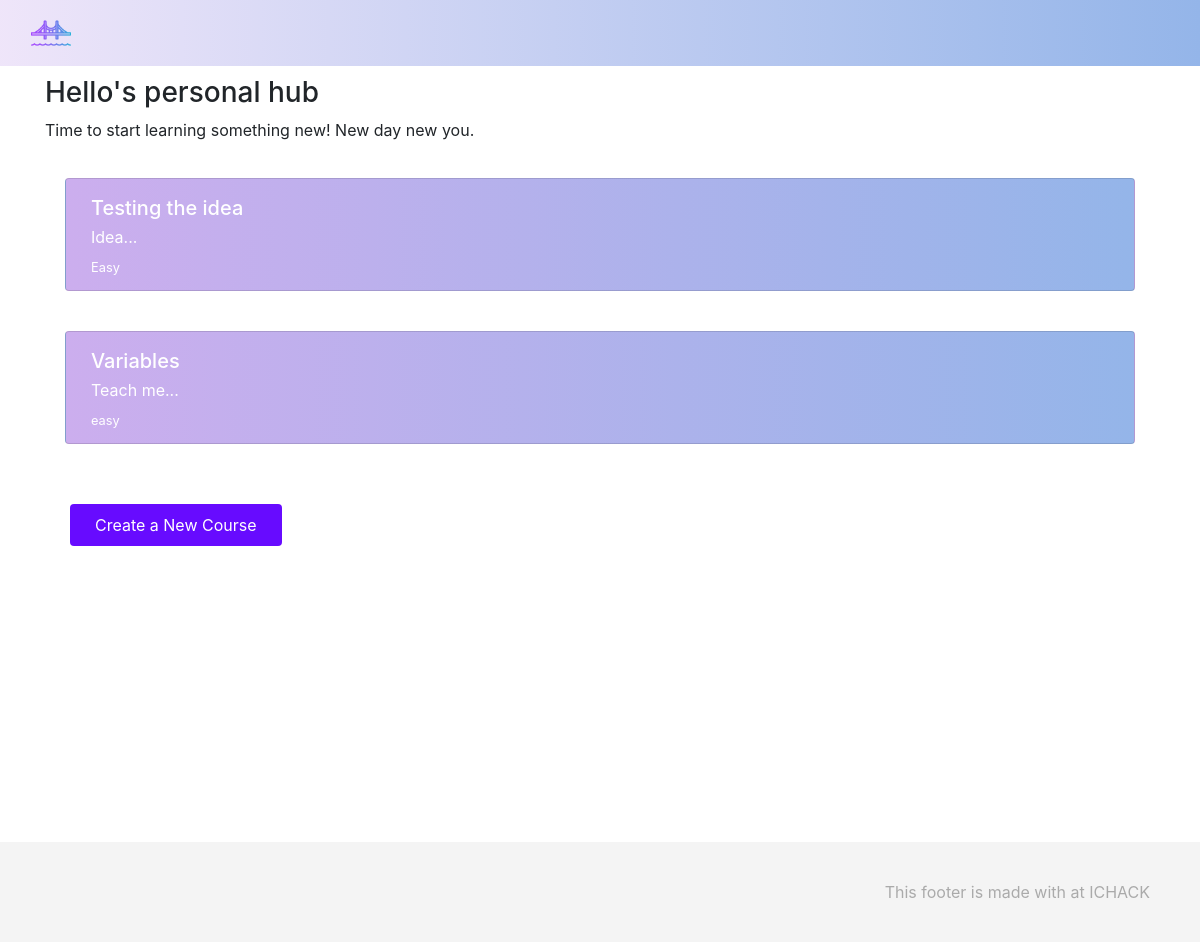
Page /dashboard (signed in) on the earlier database version.
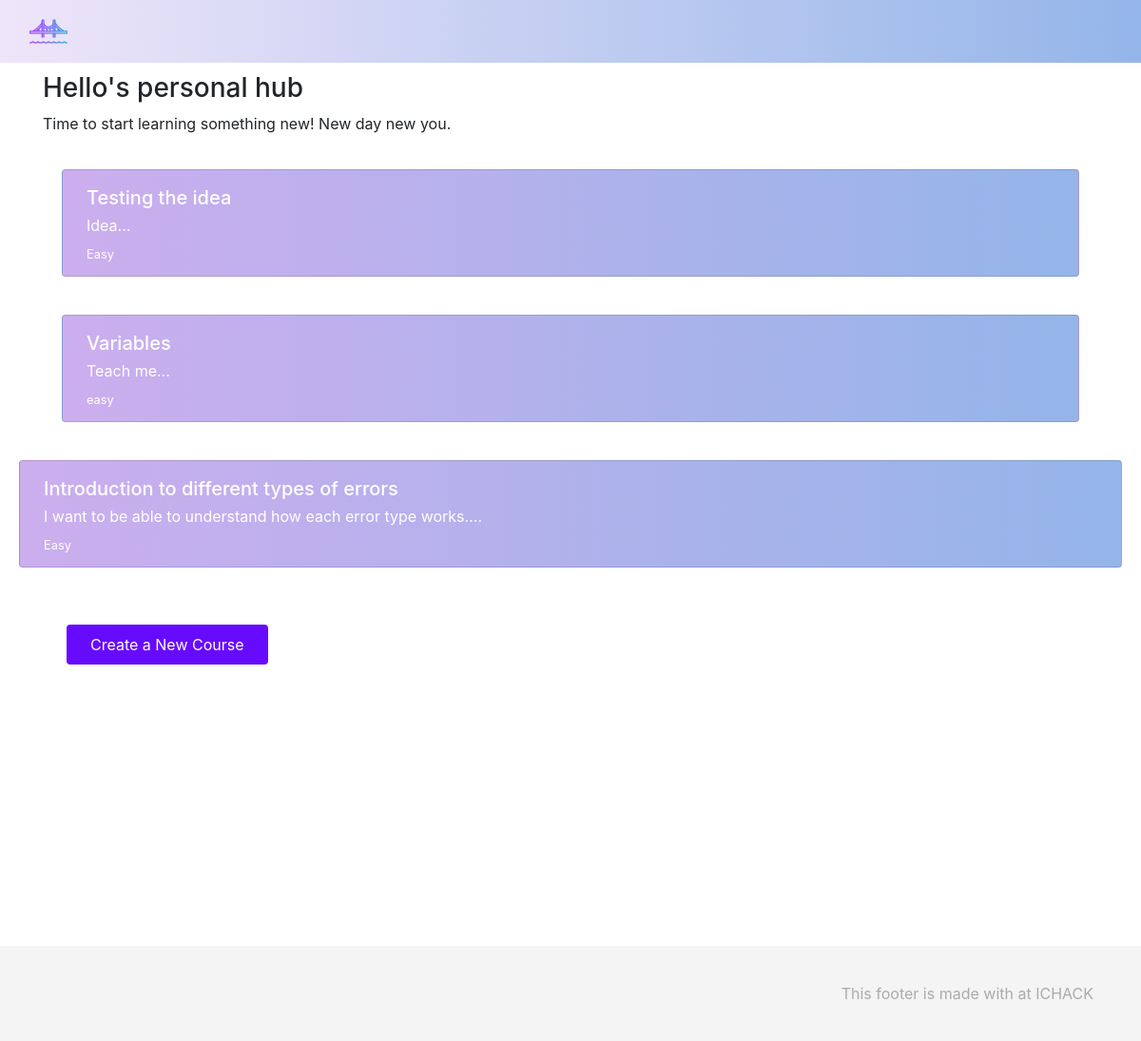
Same page on the later database version.
### app/models.py (models this page shows, shortened)
class Course(db.Model):
    id = db.Column(db.Integer, primary_key=True)
    name = db.Column(db.String(100), nullable=False)
    difficulty_matrix = db.Column(db.String(100), nullable=False)
    description = db.Column(db.Text, nullable=False)
    content = db.Column(db.Text, nullable=False)
    questions = db.Column(db.Text, nullable=False)
    author_id = db.Column(db.Integer, db.ForeignKey('user.id'), nullable=False)
    author = db.relationship('User', back_populates='courses')

### app/routes.py (the view)
@main.route('/dashboard')
@login_required
def dashboard():
    username = current_user.username
    interest = current_user.key_interest
    courses = Course.query.filter_by(author_id=current_user.id).all()
    return render_template('dashboard.html', courses=courses, interest=interest, username=username)

### app/routes.py (called while the page is built)
@login_manager.user_loader
def load_user(user_id):
    return User.query.get(int(user_id))

### app/templates/dashboard.html (shortened to what this page needs)
{% extends "base.html" %}
{% block content %}
<body>
  <div class="background-image">
  <div class="main-container smaller-border">
    <div class="padding-top container">
        <h3>{{username}}'s personal hub</h3>
        <p>Time to start learning something new! New day new you.</p>
        <div class="list-group ">
            {% for course in courses %}
              <div class="padding-20">
              <a href="{{ url_for('main.view_course', id=course.id) }}" class="backgroundcolor list-group-item list-group-item-action">
                <div class="card-product-infos">
                  <h5 class="card-txt">  {{ course.name }}</h2>
                  <p class="card-txt">{{ course.description[:100] }}...</p>
                  <small class="card-txt">{{ course.difficulty_matrix }}</small>
                </div>
              </a>
            </div>
            </div>
            {% else %}
                <p>No courses found.
            {% endfor %}
            <div class="container padding-40">
              <a href="{{ url_for('main.create_course') }}" class="btn btn-flat">Create a New Course</a>
            </div>
        </div>
      </div>
  </body>
{% endblock %}

Differences in the rows shown:
added Course: name "Introduction to different types of errors", description "I want to be able to understand how each error type works.", difficulty_matrix "Easy"
